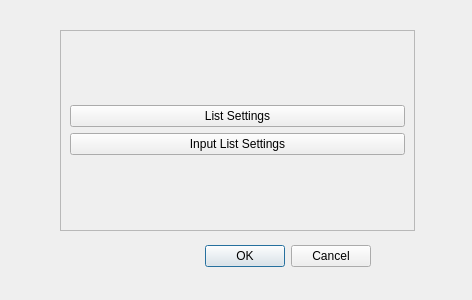
<?xml version="1.0" encoding="UTF-8"?>
<ui version="4.0">
 <class>FieldSettings</class>
 <widget class="QDialog" name="FieldSettings">
  <property name="geometry">
   <rect>
    <x>0</x>
    <y>0</y>
    <width>472</width>
    <height>300</height>
   </rect>
  </property>
  <property name="windowTitle">
   <string>Dialog</string>
  </property>
  <widget class="QDialogButtonBox" name="buttonBox">
   <property name="geometry">
    <rect>
     <x>30</x>
     <y>240</y>
     <width>341</width>
     <height>32</height>
    </rect>
   </property>
   <property name="orientation">
    <enum>Qt::Horizontal</enum>
   </property>
   <property name="standardButtons">
    <set>QDialogButtonBox::Cancel|QDialogButtonBox::Ok</set>
   </property>
  </widget>
  <widget class="QFrame" name="frame">
   <property name="geometry">
    <rect>
     <x>60</x>
     <y>30</y>
     <width>355</width>
     <height>201</height>
    </rect>
   </property>
   <property name="frameShape">
    <enum>QFrame::StyledPanel</enum>
   </property>
   <property name="frameShadow">
    <enum>QFrame::Raised</enum>
   </property>
   <layout class="QGridLayout" name="gridLayout">
    <item row="0" column="0">
     <layout class="QVBoxLayout" name="verticalLayout">
      <item>
       <widget class="QPushButton" name="OpenListSettings">
        <property name="text">
         <string>List Settings</string>
        </property>
       </widget>
      </item>
      <item>
       <widget class="QPushButton" name="OpenInputListSettings">
        <property name="text">
         <string>Input List Settings</string>
        </property>
       </widget>
      </item>
     </layout>
    </item>
   </layout>
  </widget>
 </widget>
 <resources/>
 <connections>
  <connection>
   <sender>buttonBox</sender>
   <signal>accepted()</signal>
   <receiver>CustomFieldSettings</receiver>
   <slot>accept()</slot>
   <hints>
    <hint type="sourcelabel">
     <x>248</x>
     <y>254</y>
    </hint>
    <hint type="destinationlabel">
     <x>157</x>
     <y>274</y>
    </hint>
   </hints>
  </connection>
  <connection>
   <sender>buttonBox</sender>
   <signal>rejected()</signal>
   <receiver>CustomFieldSettings</receiver>
   <slot>reject()</slot>
   <hints>
    <hint type="sourcelabel">
     <x>316</x>
     <y>260</y>
    </hint>
    <hint type="destinationlabel">
     <x>286</x>
     <y>274</y>
    </hint>
   </hints>
  </connection>
 </connections>
</ui>
